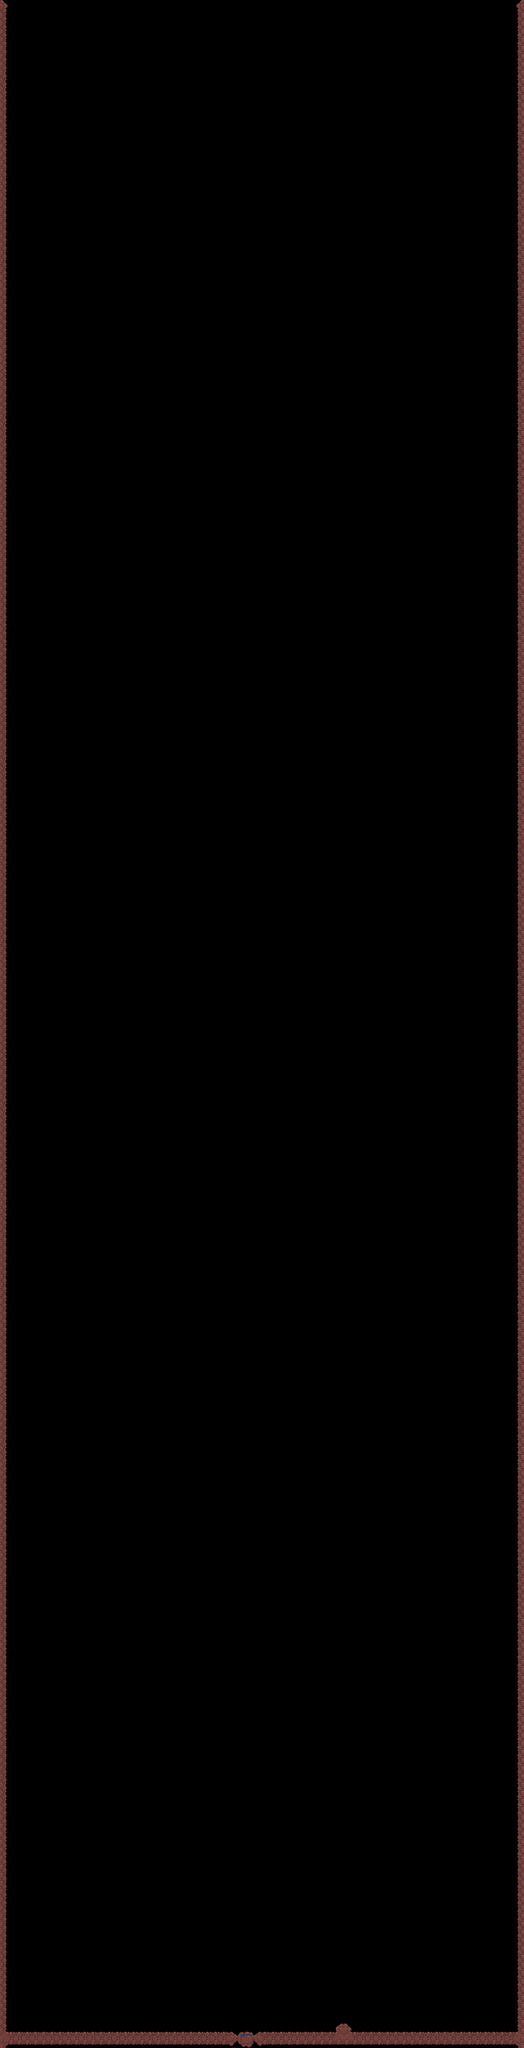

Rendered tile map (Tiled .tmx) drawn with the repository's tilesets; below, a short description and the map source with its tile grids summarised:
An orthogonal 64x250 tile map with 32x32 px tiles, 1 tile layer (borders), 2 tilesets and 8 objects (5x world_border, obstacle, trigger, spawn).

<map version="1.10" tiledversion="1.11.0" orientation="orthogonal" renderorder="right-down" width="64" height="250" tilewidth="32" tileheight="32" infinite="0" nextlayerid="4" nextobjectid="11">
 <editorsettings>
  <export target="../../src/maps/map_1.lua" format="lua" />
 </editorsettings>
 <tileset firstgid="1" name="bigFish" tilewidth="32" tileheight="32" tilecount="36" columns="6">
  <image source="../../assets/map.png" width="192" height="192" />
 </tileset>
 <tileset firstgid="37" name="bigFish" tilewidth="32" tileheight="32" tilecount="0" columns="6">
  <image source="../map.png" width="192" height="192" />
 </tileset>
 <layer id="1" name="borders" width="64" height="250">
  <data>[16000 cells, 645 non-empty, 19 distinct tile ids]</data>
 </layer>
 <objectgroup id="2" name="walls">
  <object id="1" name="left_border" type="world_border" x="0.151515" y="0.121212" width="21.6364" height="7943.67" />
  <object id="2" name="borrom_left_border" type="world_border" x="0" y="7944.18" width="927.128" height="55.8182" />
  <object id="4" name="border_right_border" type="world_border" x="994.436" y="7943.84" width="1053.13" height="55.8182" />
  <object id="5" name="obstacle_1" type="obstacle" x="1312.29" y="7919.88" width="59.5" height="23.75" />
  <object id="6" name="right_border" type="world_border" x="2027.11" y="0.25" width="20.6364" height="7943.36" />
  <object id="7" name="top_border" type="world_border" x="22" y="0.0909091" width="2004.96" height="11.8182" />
 </objectgroup>
 <objectgroup id="3" name="triggers">
  <object id="9" name="level_exit" type="trigger" x="927.394" y="7928.97" width="66.697" height="70.8182" />
  <object id="10" name="player_spawn" type="spawn" x="960" y="320" width="8" height="8" />
 </objectgroup>
</map>
